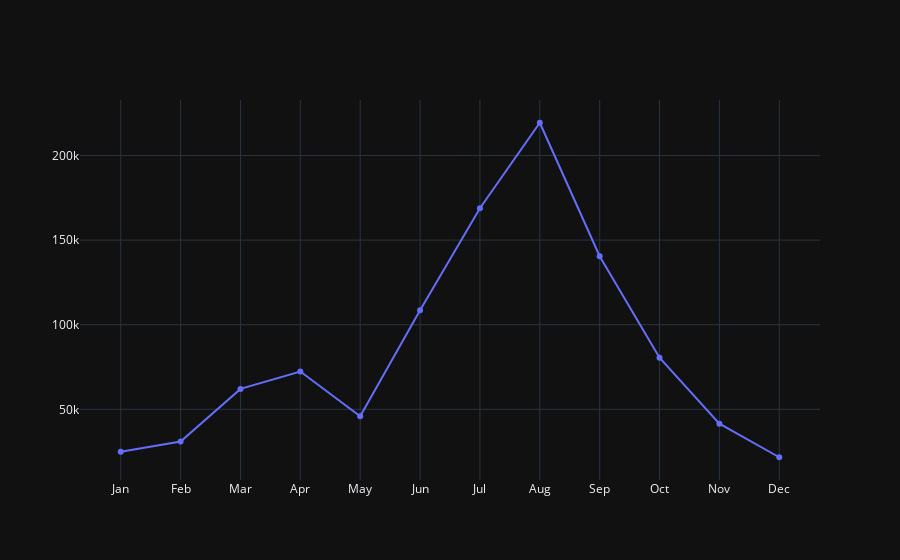
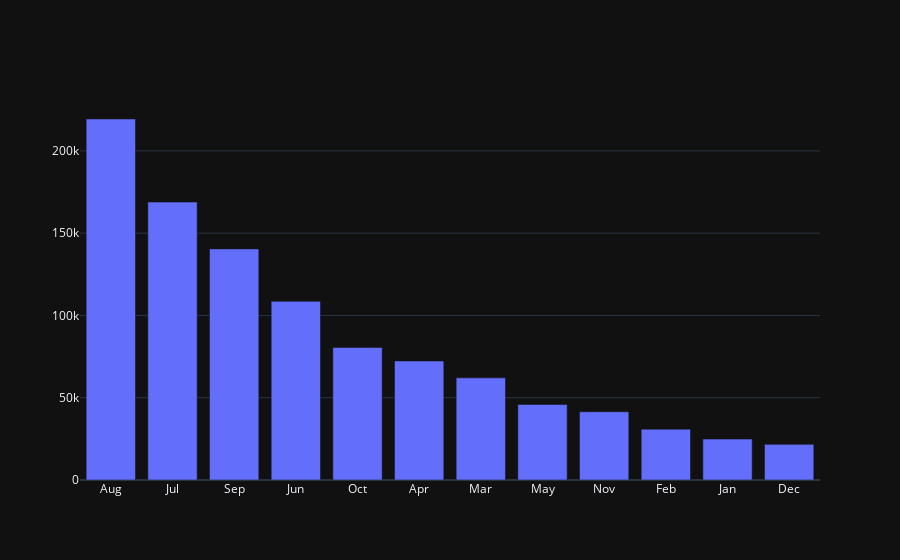

The code cell stored with these charts, in order, in its notebook:
### Code cell
import calendar
fig=go.Figure()
month_count=data[data['confidence'] >= 80]['acq_datetime'].dt.month.value_counts().sort_index()
fig.add_trace(go.Scatter(y=month_count.values,x=[calendar.month_abbr[m] for m in month_count.index]))
fig.show()
month_count.sort_values(ascending=False,inplace=True)
fig=go.Figure()
fig.add_trace(go.Bar(y=month_count.values,x=[calendar.month_abbr[m] for m in month_count.index]))

### Figure 1 — Plotly figure (JSON) as saved in the notebook; plotly's stock layout.template omitted (floating-point values rounded to 4 significant figures)
{"data": [{"x": ["Jan", "Feb", "Mar", "Apr", "May", "Jun", "Jul", "Aug", "Sep", "Oct", "Nov", "Dec"], "y": [24860, 30903, 62060, 72317, 45934, 108604, 168872, 219372, 140449, 80532, 41489, 21657], "type": "scatter"}], "layout": {}}

### Figure 2 — Plotly figure (JSON) as saved in the notebook; plotly's stock layout.template omitted (floating-point values rounded to 4 significant figures)
{"data": [{"x": ["Aug", "Jul", "Sep", "Jun", "Oct", "Apr", "Mar", "May", "Nov", "Feb", "Jan", "Dec"], "y": [219372, 168872, 140449, 108604, 80532, 72317, 62060, 45934, 41489, 30903, 24860, 21657], "type": "bar"}], "layout": {}}
